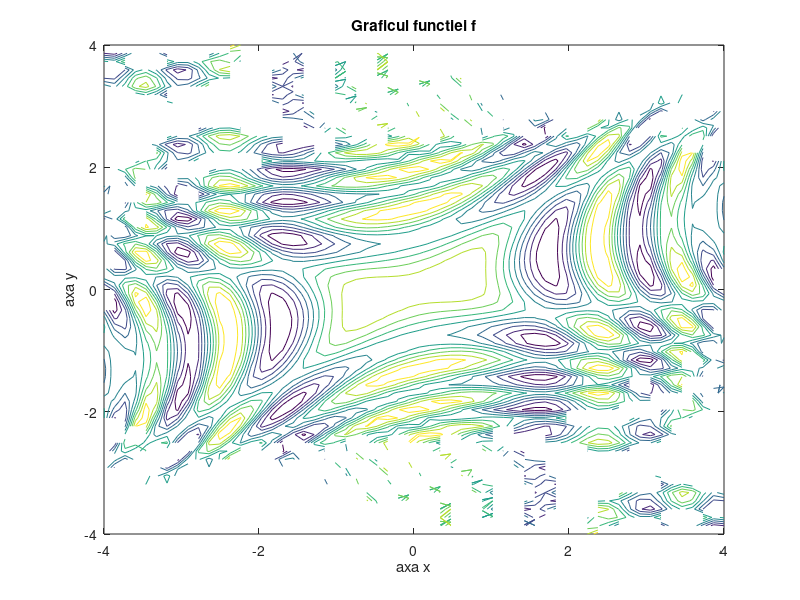

Reproduce this figure in MATLAB.
clear all
x=-4:0.1:4;
y=-4:0.1:4;
f= 'sin(x.^2+x.*y-x.*y+2)+cos(x.^2-3*y.^2+2*x.*y-1)';
ezcontour(f,[-4,4])
%axis([-5 5 -5 5]);
title('Graficul functiei f')
xlabel('axa x'),ylabel('axa y')
